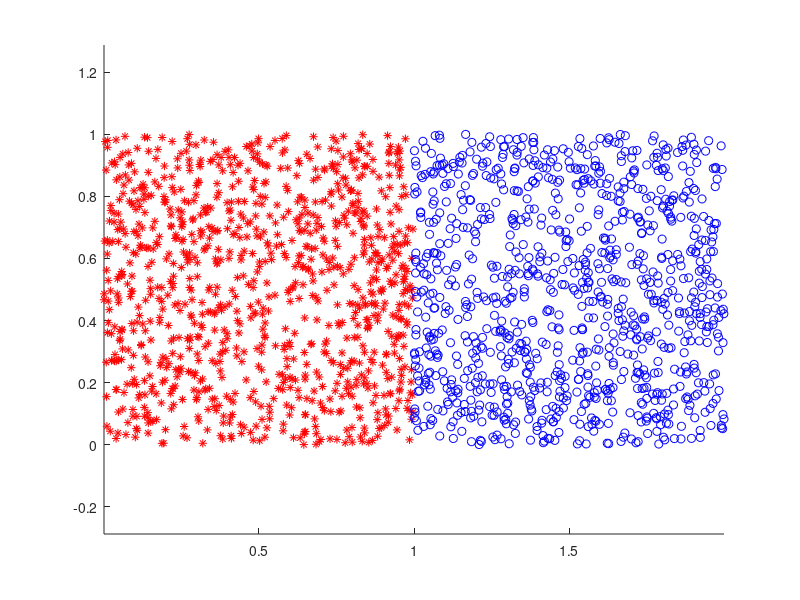

The MATLAB source for this figure: (Note: this script raises an error after producing the figure.)
clear all; clc; clf;


%% Section 1
% The data for class 1 is random 30 x 2 matrix with values in the interval (0.0, 1.0).
% The data for class 2 is again random 30 x 2 matrix, but the first column has
% values in the interval (1.0, 2.0).
% The data is represented as 2D points when ploted.

n1 = 30;
train_data_class1 = rand(n1,2);
n2 = 30;
train_data_class2 = rand(n2,2) + ones(n2,2)*[1 0; 0 0];
train_data = [train_data_class1; train_data_class2];
train_label(1:n1) = 1;
train_label(n1+1:n1+n2) = 2;

%% Section 2
figure(1); clf; hold all; axis equal;
plot(train_data(1:n1,1), train_data(1:n1,2), 'r*');
plot(train_data(n1+1:n1+n2,1), train_data(n1+1:n1+n2,2), 'bo');

%% Section 3
n1 = 1000;
test_data_class1 = rand(n1,2);
n2 = 1000;
test_data_class2 = rand(n2,2) + ones(n2,2)*[1 0; 0 0];
test_data = [test_data_class1; test_data_class2];
test_label(1:n1) = 1;
test_label(n1+1:n1+n2) = 2;

figure(1); clf; hold all; axis equal;
plot(test_data(1:n1,1), test_data(1:n1,2), 'r*');
plot(test_data(n1+1:n1+n2,1), test_data(n1+1:n1+n2,2), 'bo');

%% Section 4
pred_label = knnClassify(train_data, train_label, test_data, 5);

% FIXME: Evtl. Systematischer Fehler hier

plot(test_data(pred_label==1,1), test_data(pred_label==1,2), 'g.');
plot(test_data(pred_label==2,1), test_data(pred_label==2,2), 'm+');

%% Section 5
loss01(pred_label, test_label);

%% Section 6
k_values = [1 3 5 7 9 10 11 15 19 20];
error_test = zeros(1, length(k_values));
error_train = zeros(1, length(k_values));
for it = 1:length(k_values)
    test_pred_label = knnClassify(train_data, train_label, test_data, k_values(it));
    error_test(it) = loss01(test_pred_label, test_label);
    train_pred_label = knnClassify(train_data, train_label, train_data, k_values(it));
    error_train(it) = loss01(train_pred_label, train_label);
end

%% Section 7

figure(2); hold all;
plot(k_values,error_test,'r*:');
plot(k_values,error_train,'b.-');
